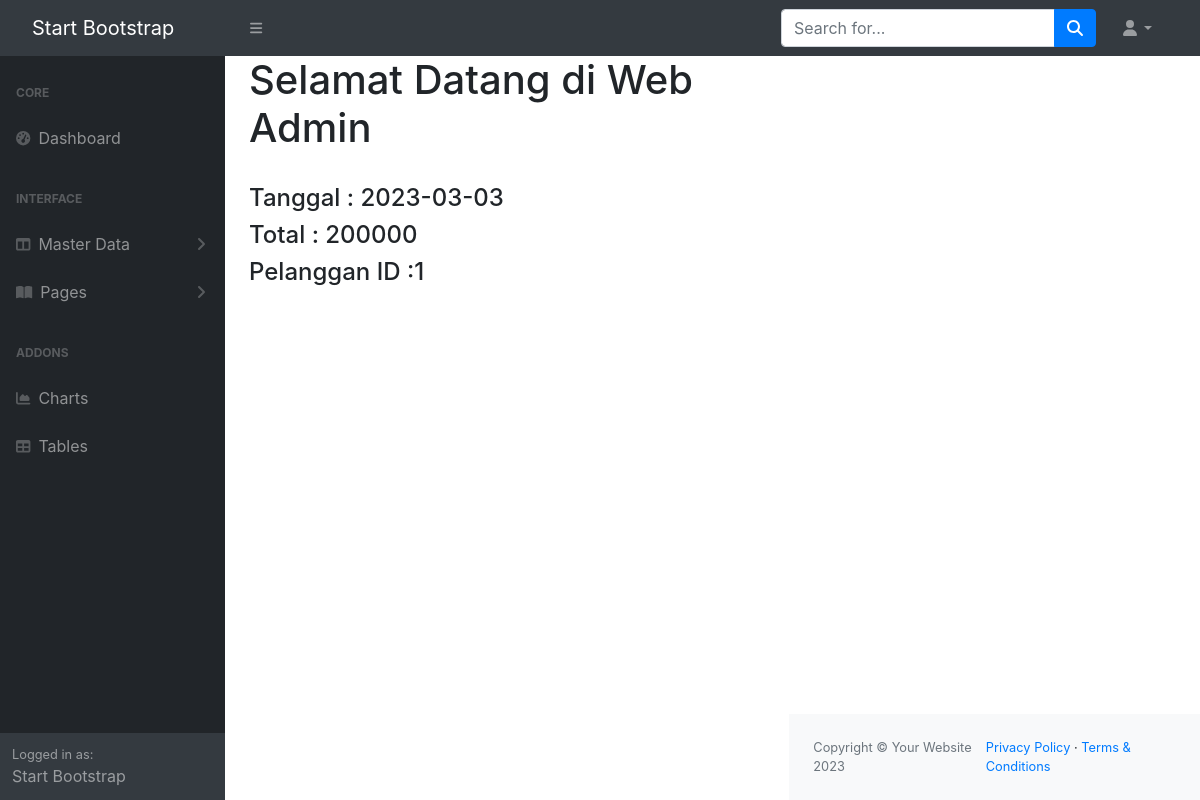
Screenshot of /admin/index.php?url=pesanan_detail&id=2 with the database file from the repository.
### tables this page shows
CREATE TABLE `pesanan` (
  `id` int(11) NOT NULL,
  `tanggal` date DEFAULT NULL,
  `total` double DEFAULT NULL,
  `pelanggan_id` int(11) NOT NULL
);

### admin/models/Pesanan.php (called while the page is built, shortened)
<?php
class Pesanan {
 private $koneksi;
 public function __construct(){
    global $dbh;
    $this->koneksi = $dbh;
}
public function getPesanan($id){
    $sql = "SELECT pesanan.*, pelanggan.nama_pelanggan as pelanggan FROM pesanan INNER JOIN
    pelanggan ON pelanggan.id = pesanan.pelanggan_id WHERE pesanan.id = ? ";
    $ps = $this->koneksi->prepare($sql);
    $ps->execute([$id]);
    $rs = $ps->fetch();
    return $rs;
}
}
?>

### admin/pesanan_detail.php (the view)
<?php
$id = $_REQUEST['id'];
$model = new Pesanan();
$pesanan = $model->getPesanan($id);
?>
<div>
    <br>
    <h4>Tanggal : <?= $pesanan['tanggal'] ?></h4>
    <h4>Total : <?= $pesanan['total'] ?></h4>
    <h4>Pelanggan ID :<?= $pesanan['pelanggan_id'] ?></h4>
</div>

### rows the page displays
pesanan: tanggal "2023-03-03", total "200000", pelanggan "1"
